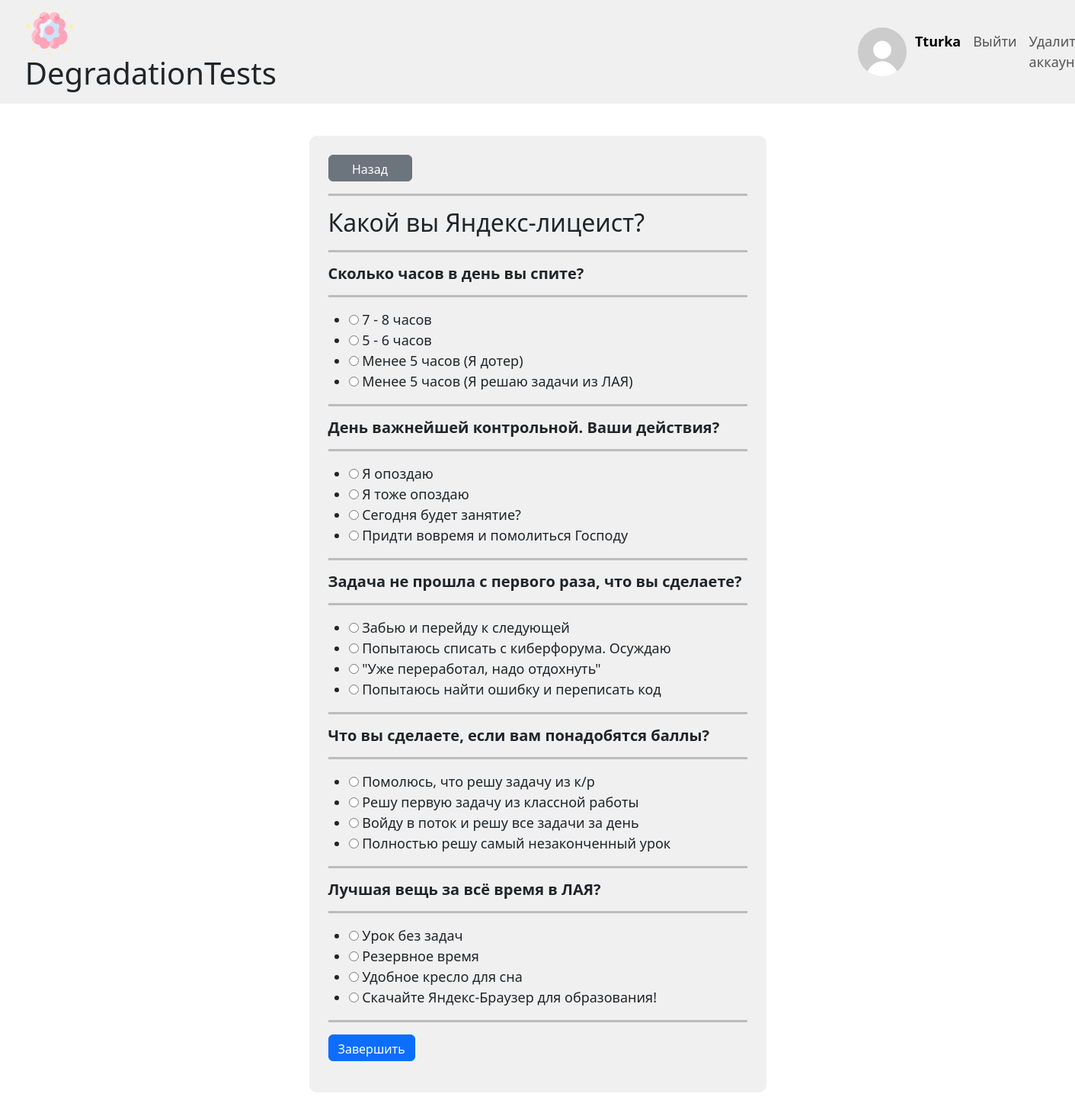
Page /test_solve/1 (signed in) on the committed database.
### data/user_model.py (models this page shows, shortened)
class User(SqlAlchemyBase, SerializerMixin, UserMixin):
    __tablename__ = 'users'
    id = sqlalchemy.Column(sqlalchemy.Integer, primary_key=True, autoincrement=True)
    name = sqlalchemy.Column(sqlalchemy.String, nullable=False)
    email = sqlalchemy.Column(sqlalchemy.String, nullable=False, unique=True)
    hashed_password = sqlalchemy.Column(sqlalchemy.String, nullable=False)
    avatar = sqlalchemy.Column(sqlalchemy.BLOB, nullable=True)
    test = sqlalchemy.orm.relationship('Test', back_populates='user')

### data/test_model.py (models this page shows)
class Test(SqlAlchemyBase, SerializerMixin):
    __tablename__ = 'tests'
    id = sqlalchemy.Column(sqlalchemy.Integer, primary_key=True, autoincrement=True)
    type = sqlalchemy.Column(sqlalchemy.Integer, nullable=False)
    creator = sqlalchemy.Column(sqlalchemy.Integer, sqlalchemy.ForeignKey('users.id'), nullable=False)
    title = sqlalchemy.Column(sqlalchemy.String, nullable=False)
    description = sqlalchemy.Column(sqlalchemy.String, nullable=False)
    status = sqlalchemy.Column(sqlalchemy.Boolean, nullable=False)
    user = sqlalchemy.orm.relationship('User')
    question = sqlalchemy.orm.relationship('Question', back_populates='test')

### data/question_model.py (models this page shows)
class Question(SqlAlchemyBase, SerializerMixin):
    __tablename__ = 'questions'
    id = sqlalchemy.Column(sqlalchemy.Integer, primary_key=True, autoincrement=True)
    test_id = sqlalchemy.Column(sqlalchemy.Integer, sqlalchemy.ForeignKey('tests.id'), nullable=False)
    text = sqlalchemy.Column(sqlalchemy.String, nullable=False)
    test = sqlalchemy.orm.relationship('Test')
    answer = sqlalchemy.orm.relationship('Answer', back_populates='question')

### server.py (the view, shortened to what this page needs)
@app.route('/test_solve/<int:test_id>', methods=['GET', 'POST'])
@login_required
def solve_test(test_id):
    form = TestPassingForm()
    session = db_session.create_session()
    test = session.query(Test).filter(Test.id == test_id).first()
    if request.method == 'GET':
        if test:
            questions = session.query(Question).filter(Question.test_id == test.id).all()
            for question, variant in zip(questions, form.variants):
                answers = session.query(Answer).filter(Answer.question_id == question.id).all()
                variant.answer_variants.label = question.text
                variant.answer_variants.choices = [(str(answer.result), answer.text) for answer in answers]
        else:
            abort(404)
    return render_template('solve_test.html', title='DegradationTests', form=form, test=test)

### forms/test_forms.py
class TestPassingForm(FlaskForm):
    variants = FieldList(FormField(QuestionAnswerForm), min_entries=5, max_entries=5)
    submit = SubmitField('Завершить')

class QuestionAnswerForm(FlaskForm):
    answer_variants = RadioField('', choices=[('', ''), ('', ''), ('', ''), ('', '')], validators=[DataRequired()])

### data/db_session.py (called while the page is built)
def create_session() -> Session:
    global __factory
    return __factory()

### server.py (called while the page is built)
@login_manager.user_loader
def load_user(user_id):
    session = db_session.create_session()
    return session.query(User).get(user_id)

### templates/solve_test.html (shortened to what this page needs)
{% extends "base.html" %}
{% block content %}
    <form action="" method="post" class="test_form">
        <a class="btn btn-secondary" style="width: 20%; height: 35px;" href="/">Назад</a>
        <hr size="5px" color="#242424">
        <h2>{{ test.title }}</h2>
        {% for question in form.variants %}
            <p>
                <hr size="5px" color="#242424">
                <h5><b>{{ question.answer_variants.label }}</b></h5>
                <hr size="5px" color="#242424">
                {{ question.answer_variants(class="form-check", style="font-size: large;") }}
            </p>
        {% endfor %}
        <hr size="5px" color="#242424">
        <p>
            {{ form.submit(type="submit", class="btn btn-primary", style="height: 35px;") }}
        </p>
    </form>
{% endblock %}

### templates/base.html (shortened to what this page needs)
<!DOCTYPE html>
<html lang="ru">
    <head>
        <link href="https://cdn.jsdelivr.net/npm/bootstrap@5.3.2/dist/css/bootstrap.min.css" rel="stylesheet"
>
        <link rel="stylesheet" type="text/css" href="{{ url_for('static', filename='css/forms.css') }}" />
        <link rel="stylesheet" type="text/css" href="{{ url_for('static', filename='css/main_styles.css') }}" />
    </head>
    <body>
        <nav class="navbar navbar-expand-lg" style="background-color: #f0f0f0;">
            <div class="container-fluid">
                <h1 style="margin-left: 1.5%;">
                    <img src="{{ url_for('static', filename='images/dt_icon.png') }}"
                         class="d-inline-block align-text-top" width="64" height="64">
                    DegradationTests
                </h1>
                {% if current_user.is_authenticated %}
                    {% if not current_user.avatar %}
                        <img class="avatar" src="{{ url_for('static', filename='images/default_avatar.jpg') }}">
                    {% else %}
                        <img class="avatar" src="{{ url_for('user_avatar') }}">
                    {% endif %}
                    <div class="collapse navbar-collapse">
                        <div class="navbar-nav" style="padding-left: 1%; font-size: large;">
                            <a class="nav-link active"><b>
                                {{ current_user.name }}
                            </b></a>
                            <a class="nav-link" href="/logout">Выйти</a>
                            <a class="nav-link" href="/delete_user">Удалить аккаунт</a>
                        </div>
                    </div>
                {% endif %}
            </div>
        </nav>
        {% block content %}{% endblock %}
    </body>
</html>

### static/css/forms.css (style rules this page uses)
form.test_form { margin-left: auto; margin-right: auto; margin-bottom: 3%; margin-top: 3%; max-width: 600px; background-color: #f0f0f0; border-radius: 10px; padding: 25px; }

### static/css/main_styles.css (style rules this page uses)
img.avatar { object-fit: cover; object-position: top center; border-radius: 50%; width: 64px; height: 64px; margin-left: 55%; }

### rows in the picture
User: name "Tturka"
Test: title "Какой вы Яндекс-лицеист?"
Question: answer_variants.label "Сколько часов в день вы спите?"
Question: answer_variants.label "День важнейшей контрольной. Ваши действия?"
Question: answer_variants.label "Задача не прошла с первого раза, что вы сделаете?"
Question: answer_variants.label "Что вы сделаете, если вам понадобятся баллы?"
Question: answer_variants.label "Лучшая вещь за всё время в ЛАЯ?"
